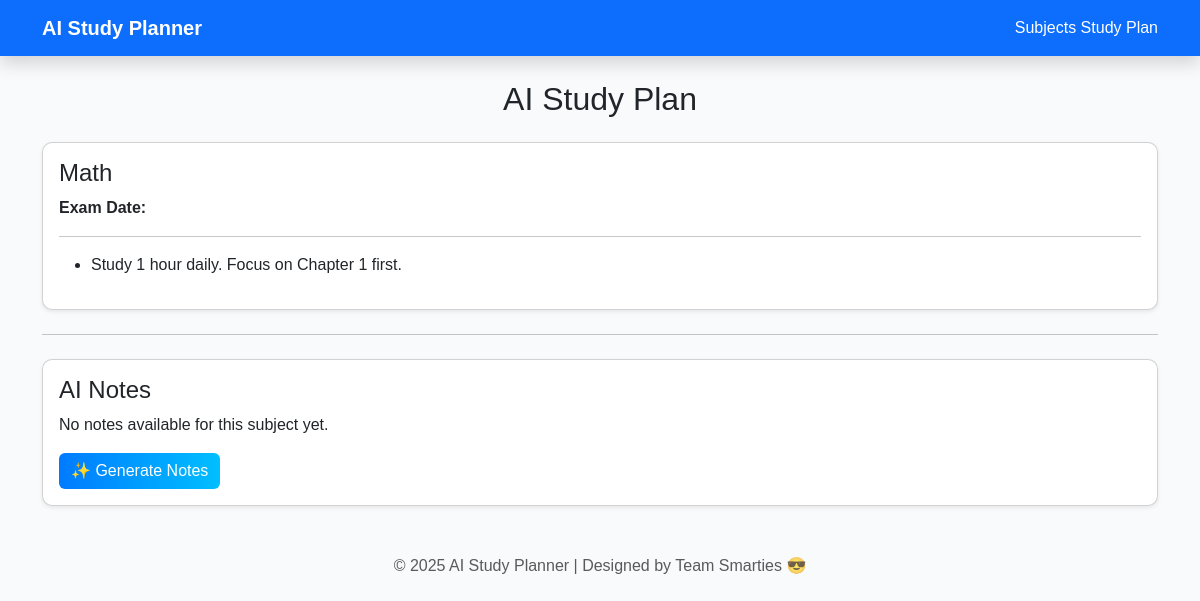
/studyplan/1/, run on an earlier commit of the app's database.
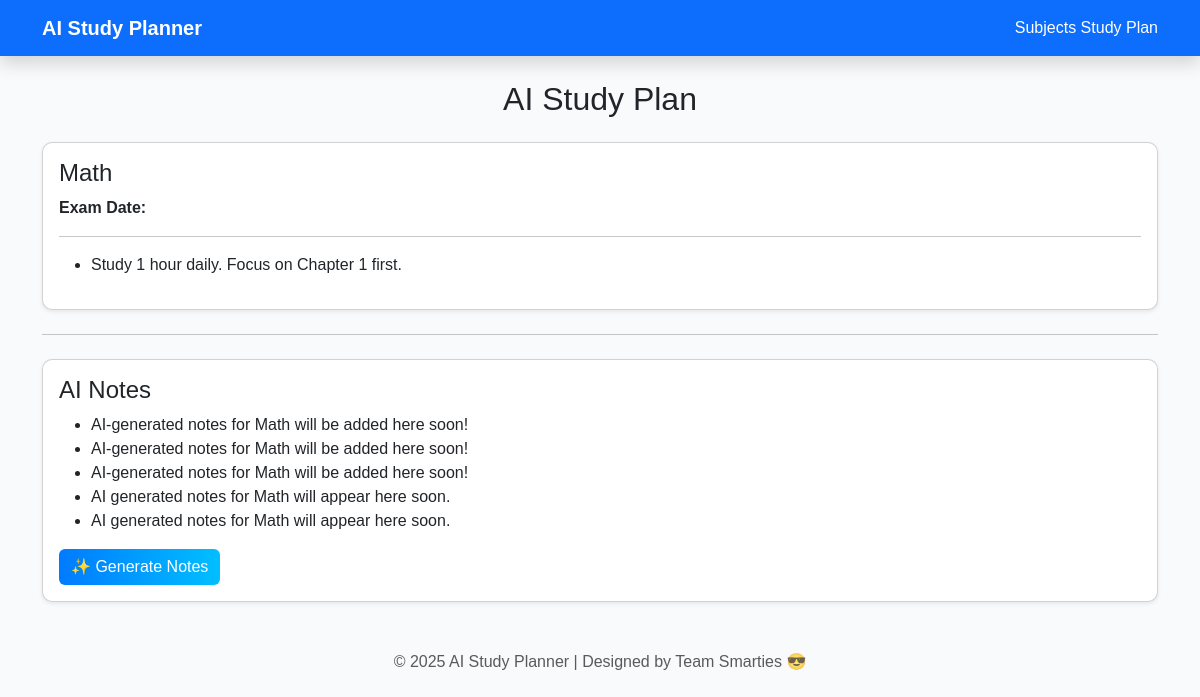
And on a later commit of the database.
### planner/models.py (models this page shows, shortened)
class Subject(models.Model):
    name = models.CharField(max_length=100)
    syllabus_file = models.FileField(upload_to='syllabus/', blank=True, null=True)
    weightage = models.IntegerField(default=0)

class StudyPlan(models.Model):
    subject = models.ForeignKey(Subject, on_delete=models.CASCADE)
    plan_text = models.TextField()
    created_at = models.DateTimeField(auto_now_add=True)

class Notes(models.Model):
    subject = models.ForeignKey(Subject, on_delete=models.CASCADE, related_name='notes')
    content = models.TextField()
    ai_generated = models.BooleanField(default=False)
    created_at = models.DateTimeField(auto_now_add=True)

### planner/views.py (the view)
# urls.py: path('studyplan/<int:subject_id>/', views.study_plan_list, name='studyplan'),
def study_plan_list(request, subject_id):
    subject = get_object_or_404(Subject, id=subject_id)
    studyplans = StudyPlan.objects.filter(subject=subject)
    notes = Notes.objects.filter(subject=subject).order_by('-created_at')
    return render(request, 'planner/studyplan.html', {
        'subject': subject,
        'studyplans': studyplans,
        'notes': notes,
    })

### planner/templates/planner/studyplan.html
{% extends 'planner/base.html' %}
{% block content %}
<h2 class="text-center mb-4">AI Study Plan</h2>
<div class="card shadow-sm">
  <div class="card-body">
    <h4>{{ subject.name }}</h4>
    <p><strong>Exam Date:</strong> {{ subject.exam_date }}</p>
    <hr>
    {% if studyplans %}
      <ul>
        {% for plan in studyplans %}
          <li>{{ plan.plan_text }}</li>
        {% endfor %}
      </ul>
    {% else %}
      <p>No study plans available for this subject.</p>
    {% endif %}
  </div>
</div>
<hr class="my-4">
<div class="card shadow-sm mt-4">
  <div class="card-body">
    <h4>AI Notes</h4>
    {% if notes %}
      <ul>
        {% for note in notes %}
          <li>{{ note.content }}</li>
        {% endfor %}
      </ul>
    {% else %}
      <p>No notes available for this subject yet.</p>
    {% endif %}
    <form action="{% url 'generate_notes' subject.id %}" method="get" class="mt-3">
      <button type="submit" class="btn btn-primary">✨ Generate Notes</button>
    </form>
  </div>
</div>
{% endblock %}

### planner/templates/planner/base.html (shortened to what this page needs)
{% load static %}
<!DOCTYPE html>
<html lang="en">
<head>
  <link href="https://cdn.jsdelivr.net/npm/bootstrap@5.3.2/dist/css/bootstrap.min.css" rel="stylesheet">
  <link rel="stylesheet" href="{% static 'css/style.css' %}">
</head>
<body>
  <nav class="navbar navbar-expand-lg navbar-dark bg-primary shadow">
    <div class="container">
      <a class="navbar-brand fw-bold" href="/">AI Study Planner</a>
      <div>
        <a class="nav-link d-inline text-white" href="/subjects/">Subjects</a>
        <a class="nav-link d-inline text-white" href="/studyplan/">Study Plan</a>
      </div>
    </div>
  </nav>
  <div class="container mt-4">
    {% block content %}{% endblock %}
  </div>
  <footer class="text-center text-muted mt-5">
    <p>© 2025 AI Study Planner | Designed by Team Smarties 😎</p>
  </footer>
</body>
</html>

### planner/static/css/style.css (style rules this page uses)
body { background-color: #f8fafc; font-family: "Poppins", sans-serif; }
.card { border-radius: 10px; transition: transform 0.2s ease-in-out; }
.btn-primary { background: linear-gradient(90deg, #007bff, #00bfff); border: none; }

What changed in the data, as far as the page shows it:
added Notes: content "AI-generated notes for Math will be added here soon!"
added Notes: content "AI-generated notes for Math will be added here soon!"
added Notes: content "AI-generated notes for Math will be added here soon!"
added Notes: content "AI generated notes for Math will appear here soon."
added Notes: content "AI generated notes for Math will appear here soon."
Also different on the page:
text no longer shown: "No notes available for this subject yet."
